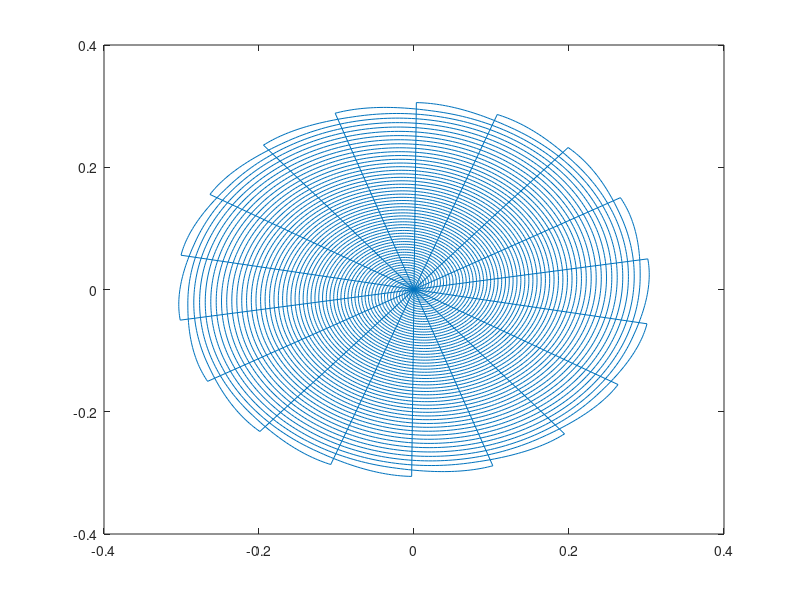

MATLAB code to generate this figure: (Note: this script raises an error after producing the figure.)
load spiralexampledata
plot(kspacelocations);
[gdat] = gridkb(kspacelocations,spiraldata,dcf,256,1.5,2);
im = fftshift(fft2(fftshift(gdat)));
im = abs(im)/500;
cmap = [0:255].'*[1 1 1] / 256;
colormap(cmap);
figure; 
image(uint8(im));
colormap(cmap);
axis square;
